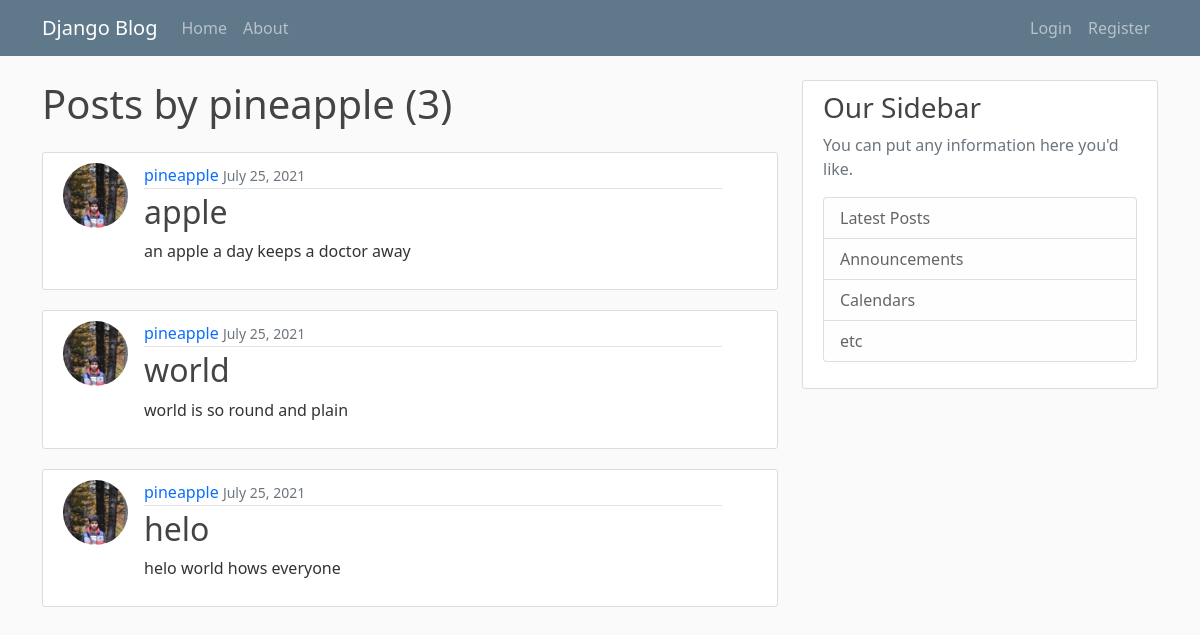
The page /user/pineapple on the database as committed earlier.
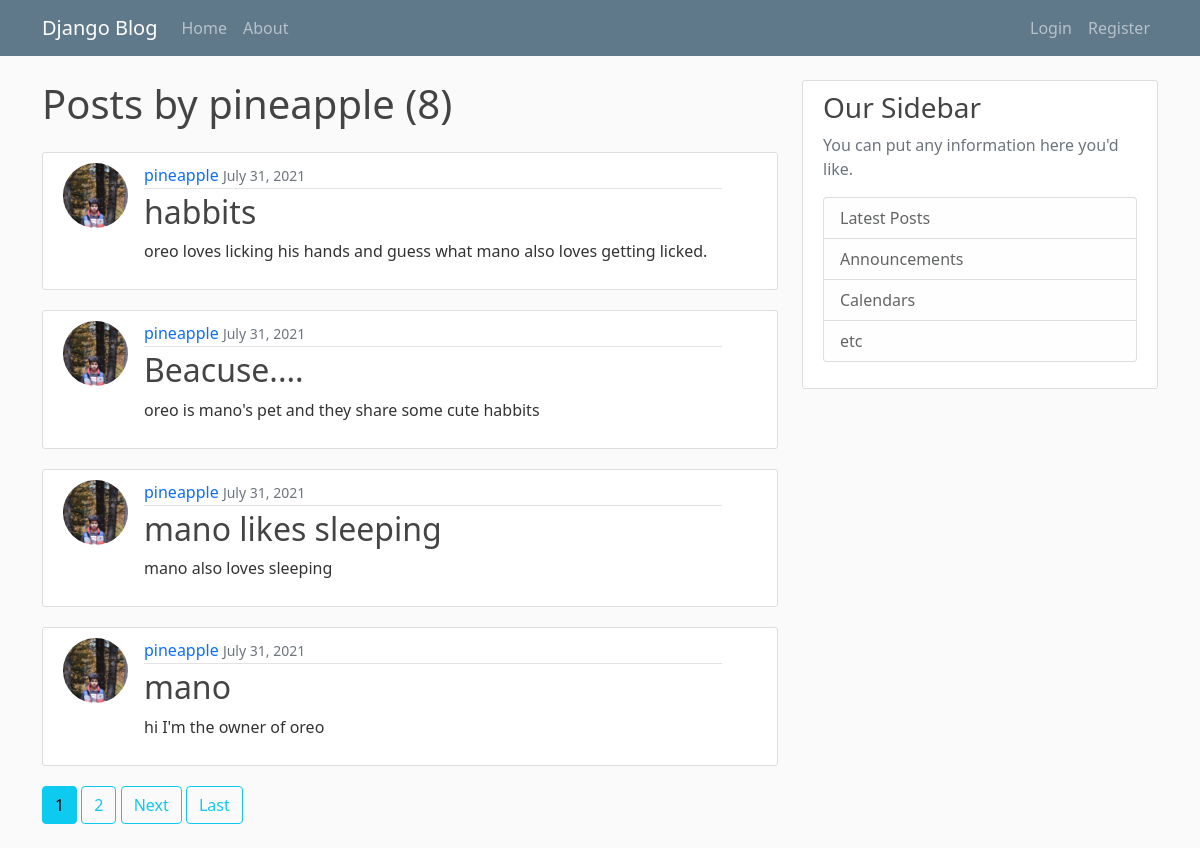
The same page on the database as committed later.
### blog/models.py (models this page shows, shortened)
class post (models.Model):
    title = models.CharField(max_length=100)
    content = models.TextField()
    date_posted = models.DateTimeField(default=timezone.now)
    author = models.ForeignKey(User, on_delete=models.CASCADE)

### users/models.py (models this page shows, shortened)
class Profile(models.Model):
    user = models.OneToOneField(User,on_delete=models.CASCADE)
    image = models.ImageField(default='default.jpg' , upload_to="profile_pics")

### blog/views.py (the view)
# urls.py: path('user/<str:username>', UserPostListView.as_view(), name='user-post'),
class UserPostListView(ListView):
    model = post
    template_name = 'blog/user_post.html'
    context_object_name = 'posts'
    paginate_by = 4
    def get_queryset(self):
        user = get_object_or_404(User, username= self.kwargs.get('username'))
        return post.objects.filter(author = user).order_by('-date_posted')

### blog/templates/blog/user_post.html (shortened to what this page needs)
{% extends 'blog/base.html' %} {% block content %}
<h1 class="mb-4">Posts by {{view.kwargs.username}} ({{page_obj.paginator.count}})</h1>
{% for post in posts %}
<article class="row g-0 media content-section">
    <img class ='col-2 rounded-circle article-img' src="{{post.author.profile.image.url}}" alt="...">
    <div class="col-10 media-body">
      <div class="article-metadata">
        <a class="mr-2" href="{%url 'user-post' post.author.username%}">{{ post.author }}</a>
        <small class="text-muted">{{ post.date_posted|date:"F d, Y" }}</small>
      </div>
      <h2><a class="article-title" href="{%url 'Post-View' post.id %}">{{ post.title }}</a></h2>
      <p class="article-content">{{ post.content }}</p>
    </div>
  </article>
{% endfor %}
{% if is_paginated %}
  {%for num in page_obj.paginator.page_range%}
  {%  if page_obj.number == num%}
  <a class= "btn btn-info mb-4"href="?page={{num}}">{{num}}</a>
  {%elif num > page_obj.number|add:-3 and num < page_obj.number|add:3%}
  <a class= "btn btn-outline-info mb-4"href="?page={{num}}">{{num}}</a>
  {%endif%}
  {%endfor%}
  {% if page_obj.has_next%}
    <a class= "btn btn-outline-info mb-4"href="?page={{page_obj.next_page_number}}">Next</a>
    <a class= "btn btn-outline-info mb-4"href="?page={{page_obj.paginator.num_pages}}">Last</a>
  {%endif%}
{% endif%}
{% endblock content %}

Rows that differ between the two databases and show on the page:
no longer on this page (row unchanged): post: author.profile.image (picture), author "pineapple", date_posted "July 25, 2021", title "apple", content "an apple a day keeps a doctor away"
no longer on this page (row unchanged): post: author.profile.image (picture), author "pineapple", date_posted "July 25, 2021", title "world", content "world is so round and plain"
no longer on this page (row unchanged): post: author.profile.image (picture), author "pineapple", date_posted "July 25, 2021", title "helo", content "helo world hows everyone"
added post: author.profile.image (picture), author "pineapple", date_posted "July 31, 2021", title "habbits", content "oreo loves licking his hands and guess what mano also loves getting licked."
added post: author.profile.image (picture), author "pineapple", date_posted "July 31, 2021", title "Beacuse....", content "oreo is mano's pet and they share some cute habbits"
added post: author.profile.image (picture), author "pineapple", date_posted "July 31, 2021", title "mano likes sleeping", content "mano also loves sleeping"
added post: author.profile.image (picture), author "pineapple", date_posted "July 31, 2021", title "mano", content "hi I'm the owner of oreo"
Other text that changed with them:
{{ page_obj.paginator.count }}: "3" → "8"
new list line: "1"
new list line: "2"
text now shown: "Next Last"
